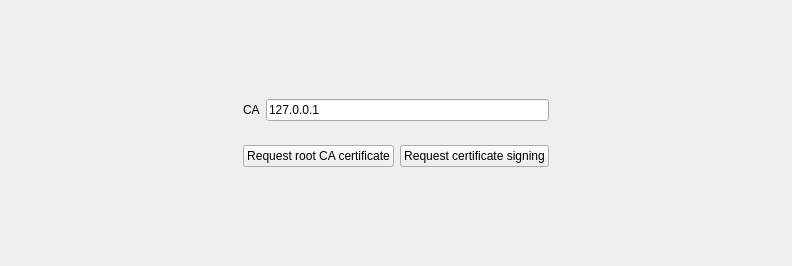
<?xml version="1.0" encoding="UTF-8"?>
<ui version="4.0">
 <class>client_request_root_or_self_cert_t</class>
 <widget class="QWidget" name="client_request_root_or_self_cert_t">
  <property name="geometry">
   <rect>
    <x>0</x>
    <y>0</y>
    <width>792</width>
    <height>266</height>
   </rect>
  </property>
  <property name="windowTitle">
   <string>Form</string>
  </property>
  <layout class="QHBoxLayout" name="horizontalLayout_3">
   <item>
    <spacer name="horizontalSpacer">
     <property name="orientation">
      <enum>Qt::Horizontal</enum>
     </property>
     <property name="sizeHint" stdset="0">
      <size>
       <width>246</width>
       <height>20</height>
      </size>
     </property>
    </spacer>
   </item>
   <item>
    <widget class="QWidget" name="widget_3" native="true">
     <layout class="QVBoxLayout" name="verticalLayout">
      <item>
       <spacer name="verticalSpacer_2">
        <property name="orientation">
         <enum>Qt::Vertical</enum>
        </property>
        <property name="sizeHint" stdset="0">
         <size>
          <width>20</width>
          <height>40</height>
         </size>
        </property>
       </spacer>
      </item>
      <item>
       <widget class="QWidget" name="widget_2" native="true">
        <layout class="QHBoxLayout" name="horizontalLayout_2">
         <item>
          <widget class="QLabel" name="label">
           <property name="text">
            <string>CA</string>
           </property>
          </widget>
         </item>
         <item>
          <widget class="QLineEdit" name="ca_ip_edit">
           <property name="text">
            <string>127.0.0.1</string>
           </property>
          </widget>
         </item>
        </layout>
       </widget>
      </item>
      <item>
       <widget class="QWidget" name="widget" native="true">
        <layout class="QHBoxLayout" name="horizontalLayout">
         <item>
          <widget class="QPushButton" name="requiest_ca_cert_btn">
           <property name="text">
            <string>Request root CA certificate</string>
           </property>
          </widget>
         </item>
         <item>
          <widget class="QPushButton" name="pushButton">
           <property name="text">
            <string>Request certificate signing</string>
           </property>
          </widget>
         </item>
        </layout>
       </widget>
      </item>
      <item>
       <spacer name="verticalSpacer">
        <property name="orientation">
         <enum>Qt::Vertical</enum>
        </property>
        <property name="sizeHint" stdset="0">
         <size>
          <width>20</width>
          <height>40</height>
         </size>
        </property>
       </spacer>
      </item>
     </layout>
    </widget>
   </item>
   <item>
    <spacer name="horizontalSpacer_2">
     <property name="orientation">
      <enum>Qt::Horizontal</enum>
     </property>
     <property name="sizeHint" stdset="0">
      <size>
       <width>246</width>
       <height>20</height>
      </size>
     </property>
    </spacer>
   </item>
  </layout>
 </widget>
 <resources/>
 <connections>
  <connection>
   <sender>pushButton</sender>
   <signal>clicked()</signal>
   <receiver>client_request_root_or_self_cert_t</receiver>
   <slot>request_certificate_clicked()</slot>
   <hints>
    <hint type="sourcelabel">
     <x>441</x>
     <y>168</y>
    </hint>
    <hint type="destinationlabel">
     <x>503</x>
     <y>238</y>
    </hint>
   </hints>
  </connection>
  <connection>
   <sender>requiest_ca_cert_btn</sender>
   <signal>clicked()</signal>
   <receiver>client_request_root_or_self_cert_t</receiver>
   <slot>request_ca_root_certificate()</slot>
   <hints>
    <hint type="sourcelabel">
     <x>302</x>
     <y>169</y>
    </hint>
    <hint type="destinationlabel">
     <x>251</x>
     <y>227</y>
    </hint>
   </hints>
  </connection>
 </connections>
 <slots>
  <slot>request_certificate_clicked()</slot>
  <slot>request_ca_root_certificate()</slot>
 </slots>
</ui>
